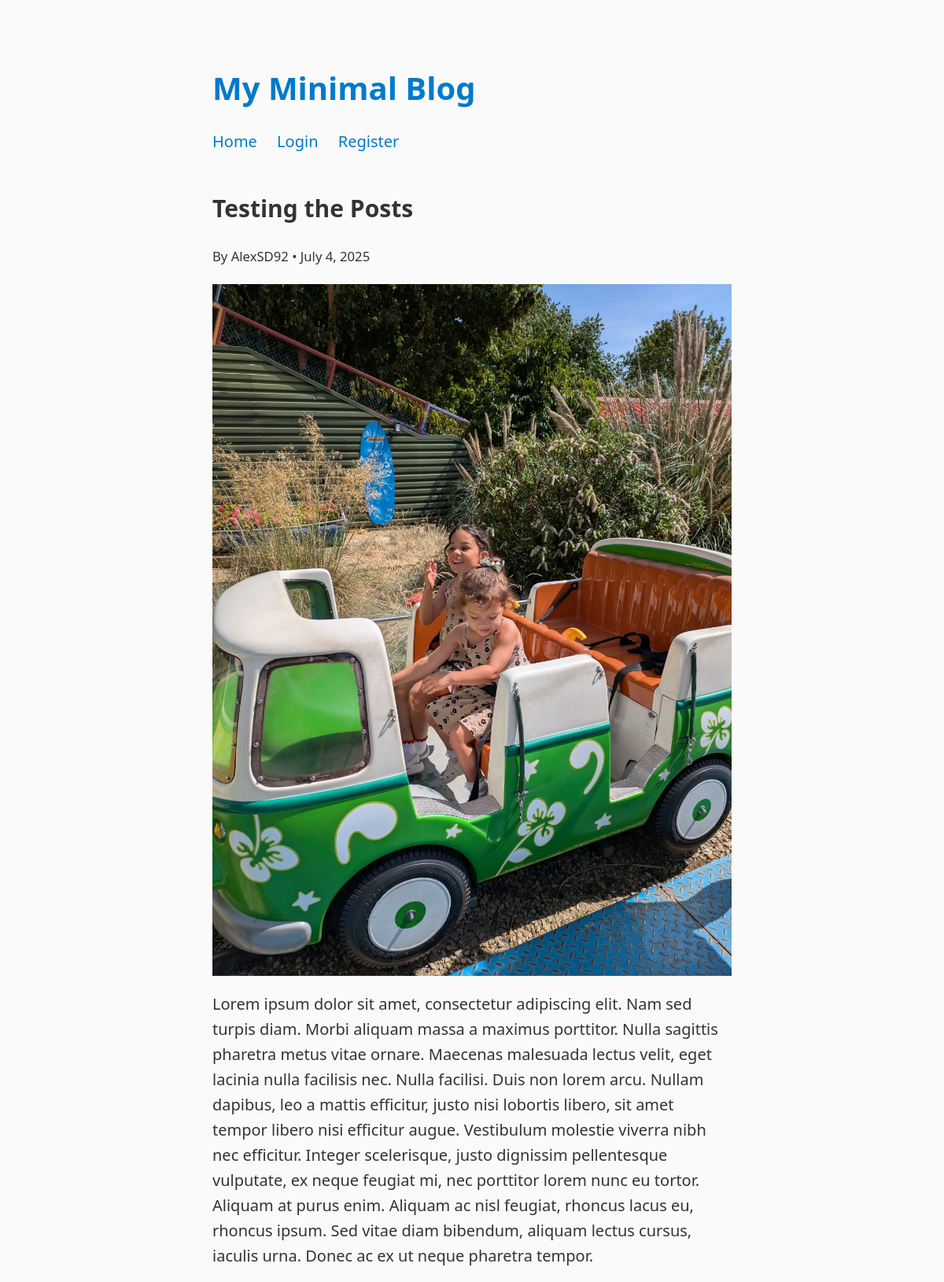
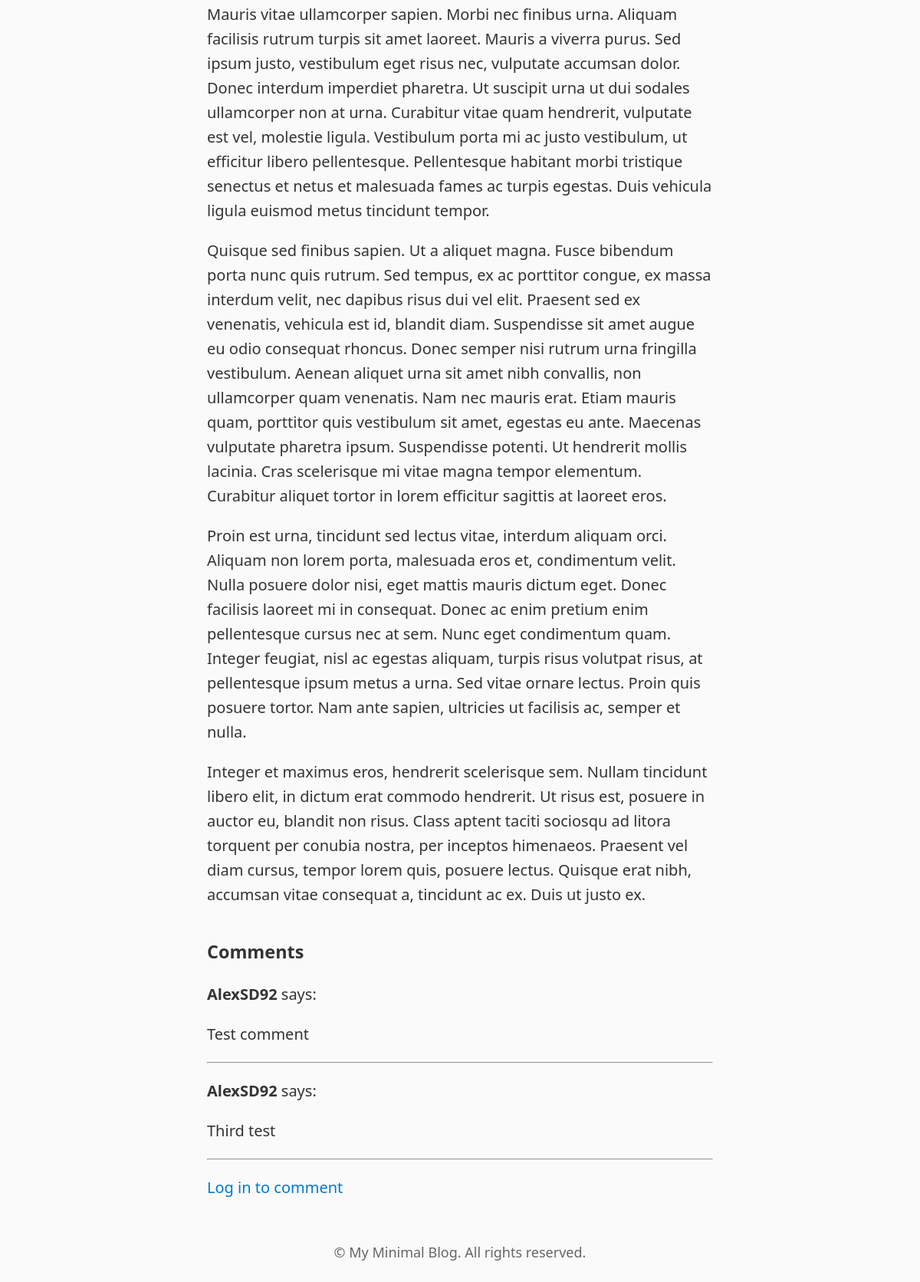
Screenshot of /post/testing-the-posts/ with the database file from the repository (2 pictures, top to bottom).
### blog/models.py (models this page shows, shortened)
class Post(models.Model):
    title = models.CharField(max_length=200)
    slug = models.SlugField(unique=True, blank=True)
    author = models.ForeignKey(User, on_delete=models.CASCADE)
    category = models.ForeignKey(Category, on_delete=models.SET_NULL, null=True)
    image = models.ImageField(upload_to='post_images/', blank=True, null=True)
    body = models.TextField()
    published = models.BooleanField(default=True)
    created = models.DateTimeField(auto_now_add=True)

class Comment(models.Model):
    post = models.ForeignKey(Post, on_delete=models.CASCADE, related_name='comments')
    user = models.ForeignKey(User, on_delete=models.CASCADE)
    body = models.TextField()
    created = models.DateTimeField(auto_now_add=True)
    approved = models.BooleanField(default=False)

### blog/views.py (the view)
# urls.py: path('post/<slug:slug>/', views.post_detail, name='post_detail'),
def post_detail(request, slug):
    post = get_object_or_404(Post, slug=slug, published=True)
    comments = post.comments.filter(approved=True)
    new_comment = None
    if request.user.is_authenticated:
        if request.method == 'POST':
            form = CommentForm(request.POST)
            if form.is_valid():
                new_comment = form.save(commit=False)
                new_comment.user = request.user
                new_comment.post = post
                new_comment.save()
        else:
            form = CommentForm()
    else:
        form = None
    return render(request, 'blog/post_detail.html', {
        'post': post,
        'comments': comments,
        'form': form,
        'new_comment': new_comment
    })

### blog/templates/blog/post_detail.html (shortened to what this page needs)
{% extends 'blog/base.html' %}
{% block content %}
  <article>
    <h2>{{ post.title }}</h2>
    <p><small>By {{ post.author }} • {{ post.created|date:"F j, Y" }}</small></p>
    {% if post.image %}
      <img src="{{ post.image.url }}" alt="Image for {{ post.title }}">
    {% endif %}
    <div>
      {{ post.body|linebreaks }}
    </div>
  </article>
  <section>
    <h3>Comments</h3>
    {% for comment in comments %}
      <p><strong>{{ comment.user.username }}</strong> says:</p>
      <p>{{ comment.body }}</p>
      <hr>
    {% empty %}
      <p>No comments yet.</p>
    {% endfor %}
    {% if user.is_authenticated %}
      <h4>Leave a comment</h4>
      {% if new_comment %}
        <p>Thanks! Your comment will appear once approved.</p>
      {% else %}
        <form method="post">
          {% csrf_token %}
          {{ form.as_p }}
          <button type="submit">Post Comment</button>
        </form>
      {% endif %}
    {% else %}
      <p><a href="{% url 'login' %}?next={{ request.path }}">Log in to comment</a></p>
    {% endif %}
  </section>
{% endblock %}

### blog/templates/blog/base.html (style rules this page uses)
html { box-sizing: border-box; max-width: 70ch; margin: auto; font-size: 1.25em; color: #333; line-height: 1.6; }
* { box-sizing: inherit; }
body { margin: 0; padding: 1em; font-family: system-ui, sans-serif; background-color: #fafafa; }
h1, h2, h3 { font-weight: 600; margin-top: 1.5em; margin-bottom: 0.5em; }
p { margin-bottom: 1em; }
a { text-decoration: none; color: #007acc; }
img { max-width: 100%; display: block; margin: 1em 0; }

### rows the page displays
Post: title "Testing the Posts", author "AlexSD92", created "July 4, 2025", image (picture), body "Lorem ipsum dolor sit amet, consectetur adipiscing elit. Nam sed turpis diam. Morbi aliquam massa a maximus porttitor. Nulla sagittis pharetra metus vitae ornare. Maecenas malesuada lectus velit, eget lacinia nulla facilisis nec. Nulla facilisi. Duis non lorem arcu. Nullam dapibus, leo a mattis efficitur, justo nisi lobortis libero, sit amet tempor libero nisi efficitur augue. Vestibulum molestie viverra nibh nec efficitur. Integer scelerisque, justo dignissim pellentesque vulputate, ex neque feugiat mi, nec porttitor lorem nunc eu tortor. Aliquam at purus enim. Aliquam ac nisl feugiat, rhoncus lacus eu, rhoncus ipsum. Sed vitae diam bibendum, aliquam lectus cursus, iaculis urna. Donec ac…"
Comment: user.username "AlexSD92", body "Test comment"
Comment: user.username "AlexSD92", body "Third test"
